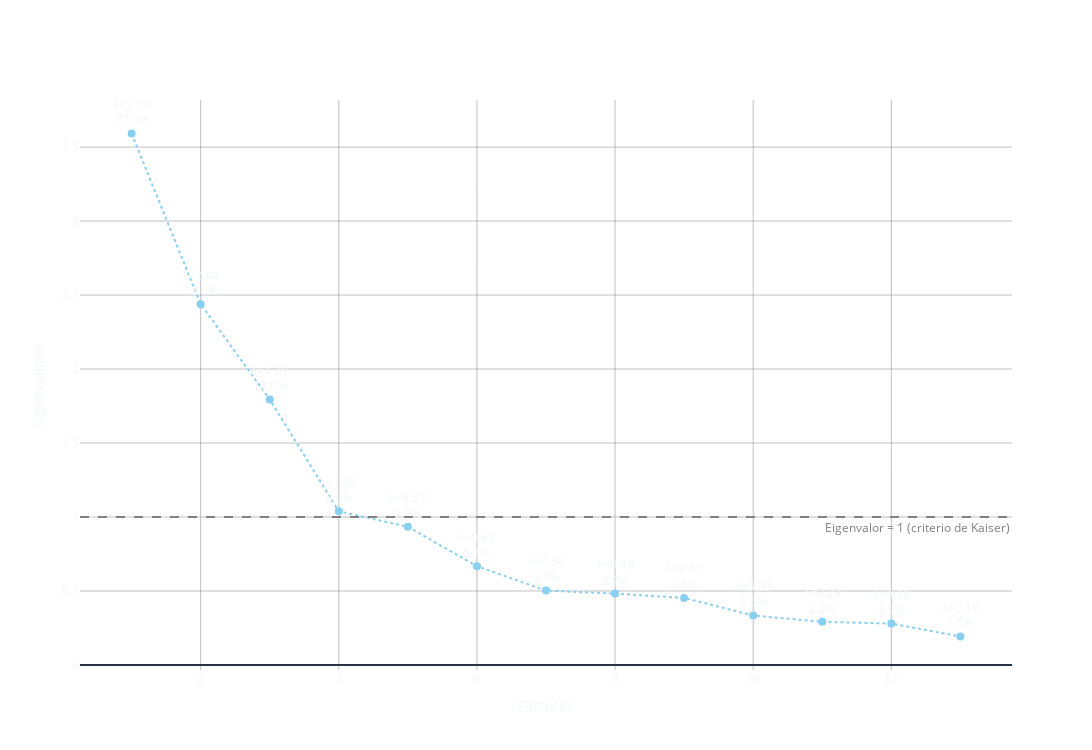

The notebook cell this image was saved under:
### Markdown cell above
Creamos una gráfica interactiva que nos permita ver tanto el valor del eigenvalor del factor como su porcentaje de varianza explicada (Llamado Gráfico de Scree).

### Code cell
import plotly.graph_objects as go
import pandas as pd

# Calcular porcentaje de varianza explicada
var_exp = [(i / sum(ev)) * 100 for i in ev]

# Crear DataFrame
df_ev = pd.DataFrame({
    'Factor': range(1, len(ev)+1),
    'Eigenvalor': ev,
    'VarianzaExplicada(%)': var_exp
})

# Crear figura base
fig = go.Figure()

# Añadir puntos y línea punteada azul pastel
fig.add_trace(go.Scatter(
    x=df_ev['Factor'],
    y=df_ev['Eigenvalor'],
    mode='lines+markers+text',
    text=[f"λ={v:.2f}<br>{p:.1f}%" for v, p in zip(df_ev['Eigenvalor'], df_ev['VarianzaExplicada(%)'])],
    textposition='top center',
    line=dict(color='#89CFF0', width=2, dash='dot'),
    marker=dict(color='#89CFF0', size=8),
    name='Eigenvalores',
    hovertemplate="<b>Factor %{x}</b><br>Eigenvalor: %{y:.2f}<br>Varianza explicada: %{customdata:.1f}%<extra></extra>",
    customdata=df_ev['VarianzaExplicada(%)']
))

# Personalizar estilo del hover (fondo negro, texto blanco)
fig.update_traces(
    hoverlabel=dict(
        bgcolor='black', 
        font_size=13,
        font_color='white'
    )
)

# Añadir línea horizontal del criterio de Kaiser
fig.add_hline(
    y=1,
    line_dash="dash",
    line_color="gray",
    annotation_text="Eigenvalor = 1 (criterio de Kaiser)",
    annotation_position="bottom right",
    annotation_font_color="gray"
)

# Configurar layout general
fig.update_layout(
    template='plotly_dark',
    title='Gráfico de Scree (Eigenvalores y Varianza Explicada por Factor)',
    title_font=dict(size=22, color='white'),
    xaxis_title='Factores',
    yaxis_title='Eigenvalores',
    hovermode='x unified',
    plot_bgcolor='rgba(0,0,0,0)',
    paper_bgcolor='rgba(0,0,0,0)',
    width=1250,
    height=750,
)

# Cuadrícula gris suave
fig.update_xaxes(showgrid=True, gridwidth=0.5, gridcolor='gray')
fig.update_yaxes(showgrid=True, gridwidth=0.5, gridcolor='gray')

# Mostrar
fig.show()

### Figure 1 — Plotly figure (JSON) as saved in the notebook; plotly's stock layout.template omitted (floating-point values rounded to 4 significant figures)
{"data": [{"customdata": [27.63, 18.76, 13.8, 7.987, 7.184, 5.135, 3.867, 3.709, 3.485, 2.572, 2.241, 2.152, 1.479], "hoverlabel": {"bgcolor": "black", "font": {"color": "white", "size": 13}}, "hovertemplate": "<b>Factor %{x}</b><br>Eigenvalor: %{y:.2f}<br>Varianza explicada: %{customdata:.1f}%<extra></extra>", "line": {"color": "#89CFF0", "dash": "dot", "width": 2}, "marker": {"color": "#89CFF0", "size": 8}, "mode": "lines+markers+text", "name": "Eigenvalores", "text": ["λ=3.59<br>27.6%", "λ=2.44<br>18.8%", "λ=1.79<br>13.8%", "λ=1.04<br>8.0%", "λ=0.93<br>7.2%", "λ=0.67<br>5.1%", "λ=0.50<br>3.9%", "λ=0.48<br>3.7%", "λ=0.45<br>3.5%", "λ=0.33<br>2.6%", "λ=0.29<br>2.2%", "λ=0.28<br>2.2%", "λ=0.19<br>1.5%"], "textposition": "top center", "type": "scatter", "x": [1, 2, 3, 4, 5, 6, 7, 8, 9, 10, 11, 12, 13], "y": [3.592, 2.438, 1.794, 1.038, 0.9339, 0.6675, 0.5028, 0.4821, 0.453, 0.3343, 0.2914, 0.2797, 0.1923]}], "layout": {"annotations": [{"font": {"color": "gray"}, "showarrow": false, "text": "Eigenvalor = 1 (criterio de Kaiser)", "x": 1, "xanchor": "right", "xref": "x domain", "y": 1, "yanchor": "top", "yref": "y"}], "height": 750, "hovermode": "x unified", "paper_bgcolor": "rgba(0,0,0,0)", "plot_bgcolor": "rgba(0,0,0,0)", "shapes": [{"line": {"color": "gray", "dash": "dash"}, "type": "line", "x0": 0, "x1": 1, "xref": "x domain", "y0": 1, "y1": 1, "yref": "y"}], "title": {"font": {"color": "white", "size": 22}, "text": "Gráfico de Scree (Eigenvalores y Varianza Explicada por Factor)"}, "width": 1250, "xaxis": {"gridcolor": "gray", "gridwidth": 0.5, "showgrid": true, "title": {"text": "Factores"}}, "yaxis": {"gridcolor": "gray", "gridwidth": 0.5, "showgrid": true, "title": {"text": "Eigenvalores"}}}}
